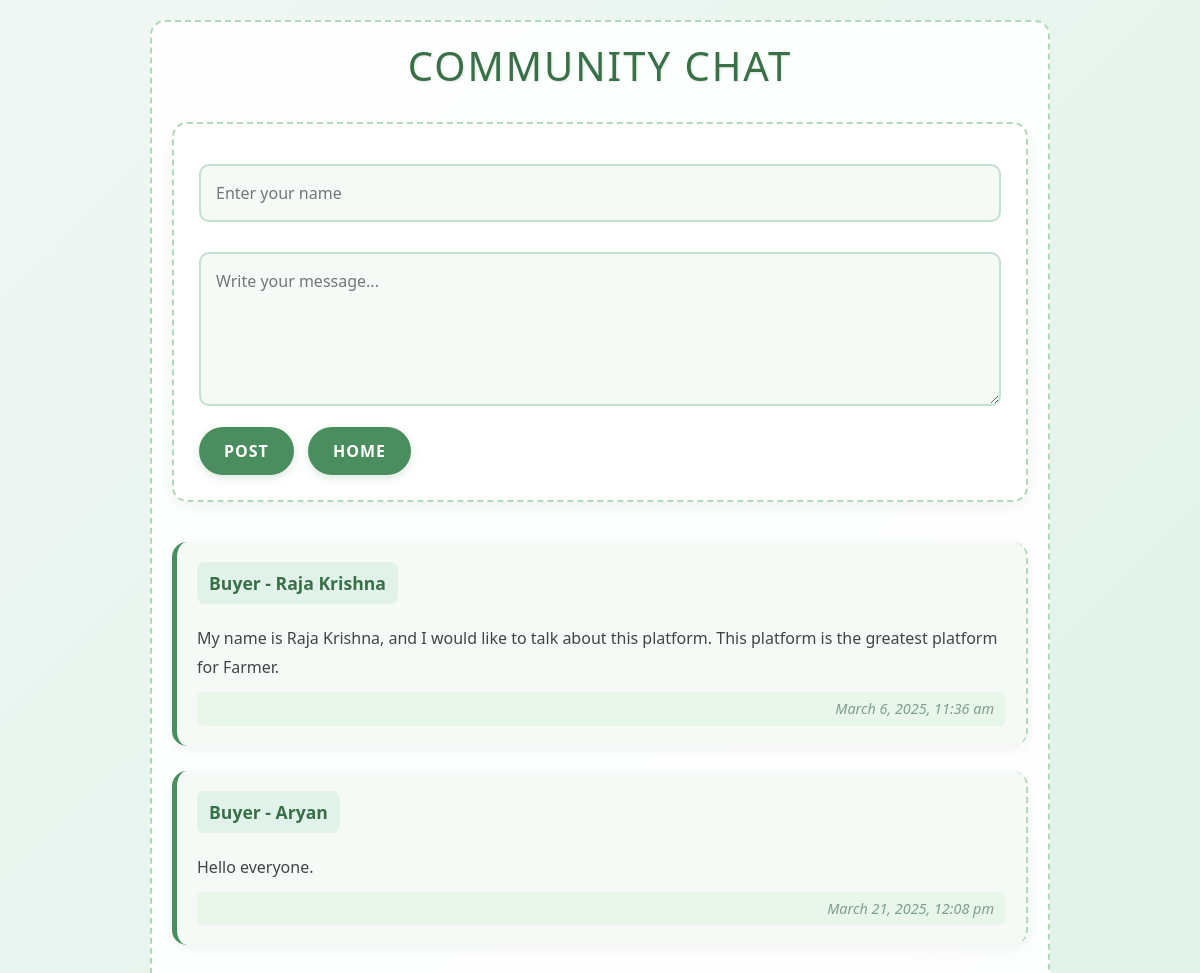
The page /common_chat.php on the database its author committed.
### tables this page shows
CREATE TABLE `common_chat` (
  `chat_id` int(11) NOT NULL,
  `u_id` int(11) NOT NULL,
  `u_name` varchar(255) NOT NULL,
  `u_role` varchar(50) NOT NULL,
  `message` varchar(1000) NOT NULL,
  `created_at` timestamp NOT NULL DEFAULT current_timestamp()
);

### common_chat.php (the view, shortened to what this page needs)
<?php include './db_connectivity/db.php'; ?>
<!DOCTYPE html>
<html lang="en">
<head>
    <link rel="stylesheet" href="./style.css">
    <link href="https://cdn.jsdelivr.net/npm/bootstrap@5.3.0/dist/css/bootstrap.min.css" rel="stylesheet">
</head>
<body class="common_chat_body">
    <div class="common_chat_containers3">
        <h1 class="common_chat_heading_chat_1">Community Chat</h1>
        <form method="post" class="common_chat_form">
            <input type="text" name="username" placeholder="Enter your name" class="common_chat_input-text">
            <textarea name="message" placeholder="Write your message..." rows="5" class="common_chat_textarea"></textarea>
            <input type="submit" name="btn_post" value="Post" class="common_chat_input-submit">
            <button name="btn_home" class="common_chat_button">Home</button>
        </form>
        <?php
            $sql_sele = "SELECT * FROM `common_chat`";
            $run = mysqli_query($con, $sql_sele);
            $num = mysqli_num_rows($run);
            if ($num != 0) {
                while ($result = mysqli_fetch_assoc($run)) {
                    echo "<div class='common_chat_post'>
                        <span>" . $result['u_role'] . " - " . $result['u_name'] . "</span>
                        <p>" . $result['message'] . "</p>
                        <div class='common_chat_timestamp'>" . date('F j, Y, g:i a', strtotime($result['created_at'])) . " </div>
                    </div>";
                }
            } else {
                echo "<p class='common_chat_no-posts'>No posts yet. Be the first to post!</p>";
            }
        ?>
    </div>
</body>
</html>

### rows shown on the page
common_chat: u_role "Buyer", u_name "Raja Krishna", message "My name is Raja Krishna, and I would like to talk about this platform. This platform is the greatest platform for Farmer.", created_at "March 6, 2025, 11:36 am"
common_chat: u_role "Buyer", u_name "Aryan", message "Hello everyone.", created_at "March 21, 2025, 12:08 pm"
